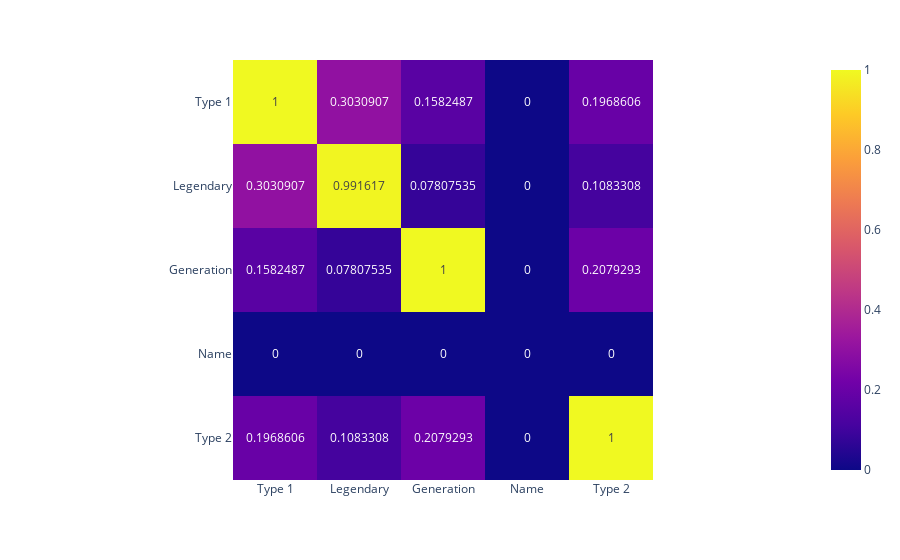

Write notebook code for a chart like this one.
### Markdown cell above
## Heatmaps for qualitative correlations

### Code cell
# git clone https://github.com/ayanatherate/dfcorrs.git
# cd dfcorrs 
# pip install -r requirements.txt

from dfcorrs.cramersvcorr import Cramers
cram=Cramers()
# cram.corr(df_pokemon)
cram.corr(df_pokemon, plot_htmp=True)

### Figure 1 — Plotly figure (JSON) as saved in the notebook; plotly's stock layout.template omitted (floating-point values rounded to 4 significant figures)
{"data": [{"coloraxis": "coloraxis", "hovertemplate": "x: %{x}<br>y: %{y}<br>color: %{z}<extra></extra>", "name": "0", "texttemplate": "%{z}", "type": "heatmap", "x": ["Type 1", "Legendary", "Generation", "Name", "Type 2"], "xaxis": "x", "y": ["Type 1", "Legendary", "Generation", "Name", "Type 2"], "yaxis": "y", "z": [[1.0, 0.3031, 0.1582, 0.0, 0.1969], [0.3031, 0.9916, 0.07808, 0.0, 0.1083], [0.1582, 0.07808, 1.0, 0.0, 0.2079], [0.0, 0.0, 0.0, 0.0, 0.0], [0.1969, 0.1083, 0.2079, 0.0, 1.0]]}], "layout": {"coloraxis": {"colorscale": [[0, "#0d0887"], [0.1111, "#46039f"], [0.2222, "#7201a8"], [0.3333, "#9c179e"], [0.4444, "#bd3786"], [0.5556, "#d8576b"], [0.6667, "#ed7953"], [0.7778, "#fb9f3a"], [0.8889, "#fdca26"], [1, "#f0f921"]]}, "margin": {"t": 60}, "xaxis": {"anchor": "y", "constrain": "domain", "domain": [0, 1], "scaleanchor": "y"}, "yaxis": {"anchor": "x", "autorange": "reversed", "constrain": "domain", "domain": [0, 1]}}}
